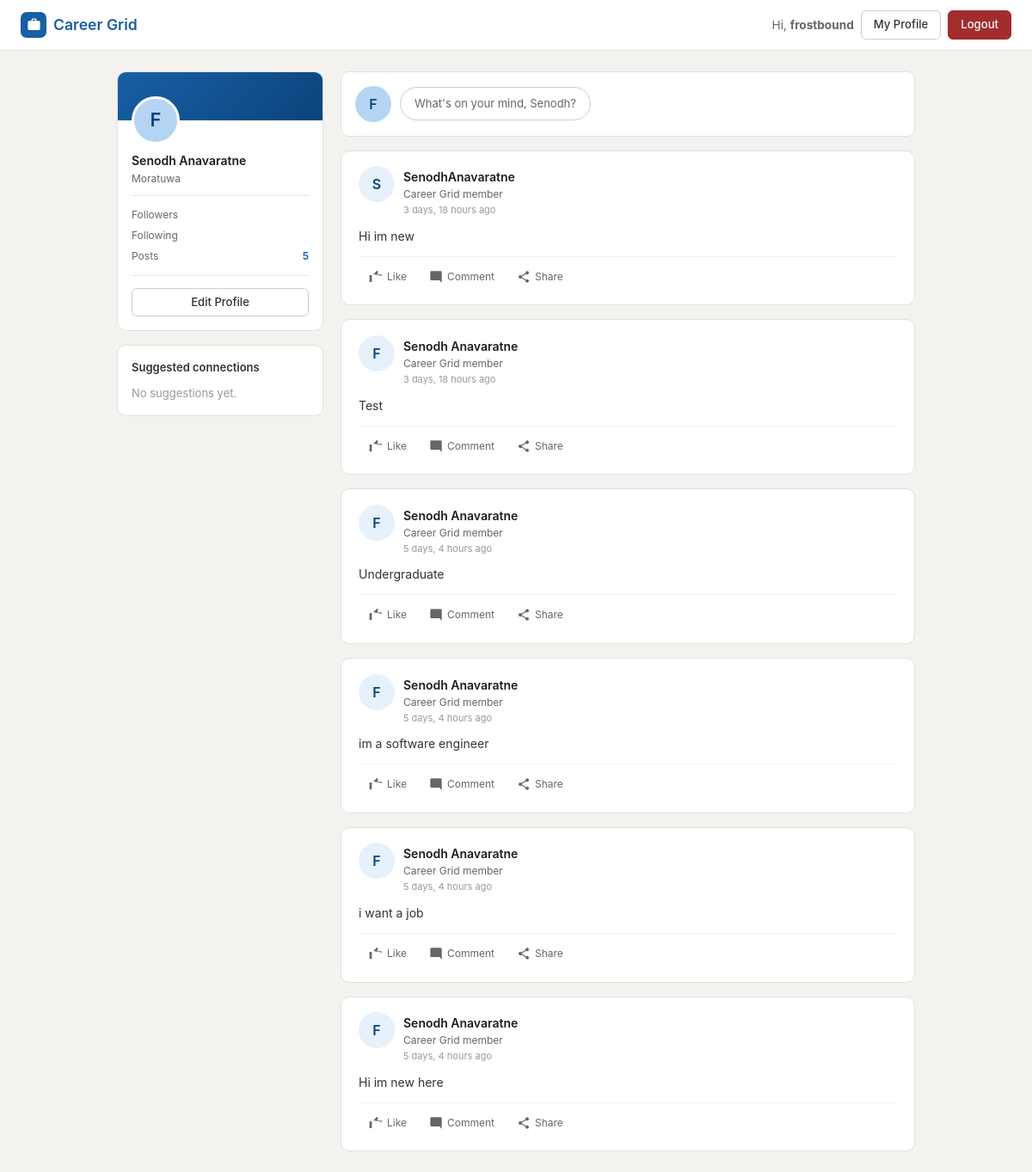
The app's page / (signed in) with its own data.
### core/models.py (models this page shows, shortened)
class Profile(models.Model):
    user = models.OneToOneField(User, on_delete=models.CASCADE)
    bio = models.TextField(blank=True, null=True)
    phone = models.CharField(max_length=20, blank=True, null=True)
    location = models.CharField(max_length=100, blank=True, null=True)
    website = models.URLField(blank=True, null=True)

class Post(models.Model):
    user = models.ForeignKey(User, on_delete=models.CASCADE)
    content = models.TextField()
    created_at = models.DateTimeField(auto_now_add=True)

### core/views.py (the view)
# urls.py: path('', views.home, name='home'),
def home(request):
    posts = Post.objects.all().order_by('-created_at')
    return render(request, 'home.html', {'posts': posts})

### core/templates/home.html (shortened to what this page needs)
<!DOCTYPE html>
<html lang="en">
<head>
    <script src="https://cdn.tailwindcss.com"></script>
</head>
<body>
<nav>
    <a href="/" class="nav-brand">
        <div class="nav-brand-icon">
            <svg viewBox="0 0 24 24"><path d="M20 6h-4V4c0-1.1-.9-2-2-2h-4c-1.1 0-2 .9-2 2v2H4c-1.1 0-2 .9-2 2v11c0 1.1.9 2 2 2h16c1.1 0 2-.9 2-2V8c0-1.1-.9-2-2-2zm-10-2h4v2h-4V4z"/></svg>
        </div>
        Career Grid
    </a>
    <div class="nav-right">
        {% if user.is_authenticated %}
            <span class="nav-welcome">Hi, <strong>{{ user.username }}</strong></span>
            <a href="/profile/{{ user.username }}/" class="btn">My Profile</a>
            <form method="post" action="/logout/" style="display:inline;">
                <button type="submit" class="btn btn-danger">Logout</button>
            </form>
        {% else %}
            <a href="/login/" class="btn btn-primary">Login</a>
            <a href="/register/" class="btn">Register</a>
        {% endif %}
    </div>
</nav>
<div class="layout">
    <aside class="sidebar">
        {% if user.is_authenticated %}
        <div class="profile-card">
            <div class="profile-banner"></div>
            <div class="profile-card-body">
                <div class="profile-avatar">{{ user.username|first|upper }}</div>
                <div class="profile-name">{{ user.get_full_name|default:user.username }}</div>
                <div class="profile-meta">
                    {% if user.profile.location %}{{ user.profile.location }}{% endif %}
                </div>
                <hr class="divider">
                <div class="profile-stat">
                    <span class="profile-stat-label">Followers</span>
                </div>
                <div class="profile-stat">
                    <span class="profile-stat-label">Following</span>
                </div>
                <div class="profile-stat">
                    <span class="profile-stat-label">Posts</span>
                    <span class="profile-stat-val">{{ user.post_set.count }}</span>
                </div>
                <hr class="divider">
                <a href="/edit-profile/" class="btn" style="width:100%;justify-content:center;margin-top:4px;">Edit Profile</a>
            </div>
        </div>
        {% endif %}
        <div class="sidebar-box">
            <div class="sidebar-title">Suggested connections</div>
            {% for suggestion in suggestions %}
            <div class="suggestion">
                <div class="sug-avatar" style="background:#E1F5EE;color:#085041;">
                    {{ suggestion.username|first|upper }}
                </div>
                <div class="sug-info">
                    <div class="sug-name">{{ suggestion.get_full_name|default:suggestion.username }}</div>
                    <div class="sug-role">{{ suggestion.profile.bio|truncatechars:30|default:"Career Grid member" }}</div>
                </div>
                <form method="post" action="{% url 'follow_toggle' suggestion.username %}">
                    {% csrf_token %}
                    <button type="submit" class="follow-btn">Follow</button>
                </form>
            </div>
            {% empty %}
            <p style="font-size:13px;color:#999;">No suggestions yet.</p>
            {% endfor %}
        </div>
    </aside>
    <main class="feed">
        {% if user.is_authenticated %}
        <div class="compose-box">
            <a href="/profile/{{ user.username }}/" class="compose-avatar">
                {{ user.username|first|upper }}
            </a>
            <form method="post" action="/create/" style="flex:1;">
                <button type="submit" class="compose-trigger" onclick="window.location='/create/'; return false;">
                    What's on your mind, {{ user.first_name|default:user.username }}?
                </button>
            </form>
        </div>
        {% endif %}
        {% for post in posts %}
        <div class="post-card">
            <div class="post-header">
                <a href="/profile/{{ post.user.username }}/" class="post-avatar" style="background:#E6F1FB;color:#0C447C;">
                    {{ post.user.username|first|upper }}
                </a>
                <div>
                    <a href="/profile/{{ post.user.username }}/" class="post-username">
                        {{ post.user.get_full_name|default:post.user.username }}
                    </a>
                    <div class="post-role">Career Grid member</div>
                    <div class="post-time">{{ post.created_at|timesince }} ago</div>
                </div>
            </div>
            <div class="post-content">{{ post.content }}</div>
            <div class="post-actions">
                <button class="action-btn">
                    <svg viewBox="0 0 24 24" fill="currentColor"><path d="M1 21h4V9H1v12zm22-11c0-1.1-.9-2-2-2h-6.31l.95-4.57.03-.32c0-.41-.17-.79-.44-1.06L14.17 1 7.59 7.59C7.22 7.95 7 9v10c0 1.1.9 2 2 2h9c.83 0 1.54-.5 1.84-1.22l3.02-7.05c.09-.23.14-.47.14-.73v-2z"/></svg>
                    Like
                </button>
                <button class="action-btn">
                    <svg viewBox="0 0 24 24" fill="currentColor"><path d="M21.99 4c0-1.1-.89-2-1.99-2H4c-1.1 0-2 .9-2 2v12c0 1.1.9 2 2 2h14l4 4-.01-18z"/></svg>
                    Comment
                </button>
                <button class="action-btn">
                    Share
                </button>
            </div>
        </div>
        {% empty %}
        <div class="empty-feed">
            <p>No posts yet — follow some people or create your first post!</p>
        </div>
        {% endfor %}
    </main>
</div>
</body>
</html>

### core/templates/home.html (style rules this page uses)
:root { --primary: #185FA5; --primary-dark: #0C447C; --primary-light: #E6F1FB; }
* { margin: 0; padding: 0; box-sizing: border-box; }
body { background: #f3f2ef; font-family: -apple-system, BlinkMacSystemFont, 'Segoe UI', Roboto, Arial, sans-serif; color: #1a1d20; }
nav { background: white; border-bottom: 1px solid #e0e0e0; padding: 0.75rem 1.5rem; position: sticky; top: 0; z-index: 100; display: flex; justify-content: space-between; align-items: center; }
.nav-brand { font-weight: 600; color: var(--primary); text-decoration: none; font-size: 1.1rem; display: flex; align-items: center; gap: 8px; }
.nav-brand-icon { width: 30px; height: 30px; background: var(--primary); border-radius: 7px; display: flex; align-items: center; justify-content: center; }
.nav-brand-icon svg { width: 17px; height: 17px; fill: white; }
.nav-right { display: flex; align-items: center; gap: 8px; }
.nav-welcome { font-size: 0.85rem; color: #666; }
.btn { padding: 6px 14px; border-radius: 6px; font-size: 0.82rem; font-weight: 500; text-decoration: none; border: 1px solid #ccc; background: white; color: #333; cursor: pointer; display: inline-flex; align-items: center; gap: 5px; }
.btn-danger { background: #A32D2D; color: white; border-color: #A32D2D; }
.layout { max-width: 960px; margin: 0 auto; padding: 1.5rem 1rem; display: grid; grid-template-columns: 240px 1fr; gap: 1.25rem; align-items: start; }
.sidebar { display: flex; flex-direction: column; gap: 1rem; position: sticky; top: 72px; }
.profile-card { background: white; border: 1px solid #e0e0e0; border-radius: 10px; overflow: hidden; }
.profile-banner { height: 56px; background: linear-gradient(135deg, var(--primary), var(--primary-dark)); }
.profile-card-body { padding: 0 1rem 1rem; }
.profile-avatar { width: 56px; height: 56px; border-radius: 50%; background: #B5D4F4; color: var(--primary-dark); font-size: 22px; font-weight: 600; display: flex; align-items: center; justify-content: center; border: 3px solid white; margin-top: -28px; margin-bottom: 8px; }
.profile-name { font-size: 14px; font-weight: 600; }
.profile-meta { font-size: 12px; color: #666; margin-top: 2px; }
.divider { border: none; border-top: 1px solid #e0e0e0; margin: 10px 0; }
.profile-stat { display: flex; justify-content: space-between; font-size: 12px; padding: 3px 0; }
.profile-stat-label { color: #666; }
.profile-stat-val { color: var(--primary); font-weight: 600; }
.sidebar-box { background: white; border: 1px solid #e0e0e0; border-radius: 10px; padding: 1rem; }
.sidebar-title { font-size: 13px; font-weight: 600; margin-bottom: 10px; color: #333; }
.feed { display: flex; flex-direction: column; gap: 1rem; }
.compose-box { background: white; border: 1px solid #e0e0e0; border-radius: 10px; padding: 1rem; display: flex; gap: 10px; align-items: center; }
.compose-avatar { width: 42px; height: 42px; border-radius: 50%; background: #B5D4F4; color: var(--primary-dark); font-size: 16px; font-weight: 600; display: flex; align-items: center; justify-content: center; flex-shrink: 0; text-decoration: none; }
.compose-trigger { flex: 1; border: 1px solid #ccc; border-radius: 20px; padding: 9px 16px; font-size: 13px; color: #666; background: none; cursor: pointer; text-align: left; font-family: inherit; }
.post-card { background: white; border: 1px solid #e0e0e0; border-radius: 10px; padding: 1.1rem 1.25rem; }
.post-header { display: flex; gap: 10px; margin-bottom: 10px; }
.post-avatar { width: 42px; height: 42px; border-radius: 50%; display: flex; align-items: center; justify-content: center; font-size: 16px; font-weight: 600; flex-shrink: 0; text-decoration: none; }
.post-username { font-size: 14px; font-weight: 600; color: #1a1d20; text-decoration: none; }
.post-role { font-size: 12px; color: #666; }
.post-time { font-size: 11px; color: #999; margin-top: 1px; }
.post-content { font-size: 14px; line-height: 1.65; color: #333; margin-bottom: 12px; }
.post-actions { display: flex; gap: 2px; border-top: 1px solid #f0f0f0; padding-top: 8px; }
.action-btn { display: flex; align-items: center; gap: 5px; padding: 6px 12px; border-radius: 6px; border: none; background: none; cursor: pointer; font-size: 12px; color: #666; font-family: inherit; }
.action-btn svg { width: 16px; height: 16px; }

### records on screen
Post: user.username|first "S", user.get_full_name "SenodhAnavaratne", created_at "3 days, 18 hours", content "Hi im new"
Post: user.username|first "F", user.get_full_name "Senodh Anavaratne", created_at "3 days, 18 hours", content "Test"
Post: user.username|first "F", user.get_full_name "Senodh Anavaratne", created_at "5 days, 4 hours", content "Undergraduate"
Post: user.username|first "F", user.get_full_name "Senodh Anavaratne", created_at "5 days, 4 hours", content "im a software engineer"
Post: user.username|first "F", user.get_full_name "Senodh Anavaratne", created_at "5 days, 4 hours", content "i want a job"
Post: user.username|first "F", user.get_full_name "Senodh Anavaratne", created_at "5 days, 4 hours", content "Hi im new here"

### other values on screen
{{ user.username }} "frostbound"
{{ user.username|first|upper }} "F"
{{ user.get_full_name|default:user.username }} "Senodh Anavaratne"
{{ user.profile.location }} "Moratuwa"
{{ user.post_set.count }} "5"
{{ user.first_name|default:user.username }} "Senodh"
